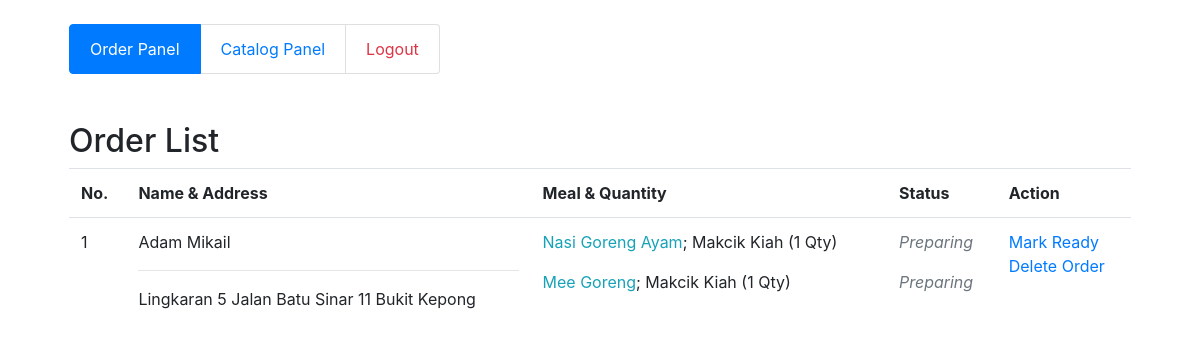
Screenshot of /shop/pnl_order (signed in) with the database file from the repository.
### tables this page shows
CREATE TABLE `fds_usrdt` (
  `usrdt_id` int(11) NOT NULL,
  `usrdt_nme` varchar(50) DEFAULT NULL,
  `usrdt_usr` varchar(15) DEFAULT NULL,
  `usrdt_pwd` varchar(80) DEFAULT NULL,
  `usrdt_adrs` varchar(100) DEFAULT NULL,
  `usrdt_stat` varchar(10) DEFAULT NULL,
  `usrdt_log` varchar(20) DEFAULT NULL
);

CREATE TABLE `fds_ctlog` (
  `ctlog_id` int(11) NOT NULL,
  `ctlog_usrdt_id` int(11) DEFAULT NULL,
  `ctlog_nme` varchar(50) DEFAULT NULL,
  `ctlog_prc` double DEFAULT NULL,
  `ctlog_desc` varchar(500) DEFAULT NULL,
  `ctlog_shp` varchar(50) DEFAULT NULL,
  `ctlog_img` varchar(100) DEFAULT NULL,
  `ctlog_log` varchar(50) DEFAULT NULL
);

### db.php (called while the page is built, shortened)
<?php
function encryptIt( $q ) {
	$key = 'HqE0luoquf';
	return base64_encode(base64_encode($key.$q));
}
?>

### shop/pnl_order.php (the view, shortened to what this page needs)
<?php
include('../db.php');
if (isset($_SESSION["sess_id"])) {
	$usr_id = $_SESSION["sess_id"];
} else {
	header('location: ../index');
}
?>
<!DOCTYPE html>
<html>
<head>
	<link rel="stylesheet" href="../bootstrap/css/all.min.css">
	<link rel="stylesheet" href="../bootstrap/css/bootstrap.min.css">
</head>
<body>
	<div class="container">
		<div class="row p-4">
			<div class="col">
				<ul class="list-group list-group-horizontal">
					<li class="list-group-item active"><a href="#" class=" text-white">Order Panel</a></li>
					<li class="list-group-item "><a href="pnl_catalog">Catalog Panel</a></li>
					<li class="list-group-item"><a href="../action?act=lgout" class="text-danger">Logout</a></li>
				</ul>
			</div>
		</div>
		<div class="row p-4  text-capitalize">
			<div class="col">
				<h2>order list</h2>
				<table class="table">
					<tr>
						<th>no.</th>
						<th>name & address</th>
						<th>meal & quantity</th>
						<th>status</th>
						<th>action</th>
					</tr>
					<?php
					$count = 1;
					$query = "SELECT fds_usrdt.usrdt_nme as 'usr_nme', fds_usrdt.usrdt_adrs as 'usr_add', fds_usrdt.usrdt_id as 'usr_id', GROUP_CONCAT(ordr_ctlog_id)
					as ordr_list, GROUP_CONCAT(ordr_id) as ordr_id, GROUP_CONCAT(ordr_stat) as ordr_stat, GROUP_CONCAT(ordr_qty) as ordr_qty, GROUP_CONCAT(inv_type)
					as inv_type FROM fds_ordr JOIN fds_usrdt ON fds_ordr.ordr_usrdt_id = fds_usrdt.usrdt_id JOIN fds_ctlog ON fds_ordr.ordr_ctlog_id=fds_ctlog.ctlog_id
					JOIN fds_inv ON fds_ordr.ordr_id=fds_inv.inv_ordr_id WHERE fds_ctlog.ctlog_usrdt_id='$usr_id' AND fds_ordr.ordr_stat!='Completed' GROUP BY fds_ordr.ordr_usrdt_id";
					$result = mysqli_query($conn, $query);
					if (mysqli_num_rows($result) > 0) {
						while ($row = mysqli_fetch_assoc($result)) {
							$order_list = explode(",", $row['ordr_list']);
							$order_qty = explode(",", $row['ordr_qty']);
							$ordr_stat = explode(",", $row['ordr_stat']);
							$inv_type = explode(",", $row['inv_type']);
							echo '<tr>';
							echo '<td>' . $count++ . '</td>';
							echo '<td>' . $row['usr_nme'] . '<hr>' . $row['usr_add']  .  '</td>';
							echo '<td>';
							for ($i = 0; $i < sizeof($order_list); $i++) {
								$ctlog_id = $order_list[$i];
								$query = "SELECT * FROM fds_ctlog WHERE ctlog_id = '$ctlog_id'";
								$data = mysqli_fetch_assoc(mysqli_query($conn, $query));
								echo '<p><span class="text-info">' . $data['ctlog_nme'] . '</span>; ' . $data['ctlog_shp'] . ' (' . $order_qty[$i] . ' Qty)</p>';
							}
							echo '</td>';
							echo '<td>';
							for ($i = 0; $i < sizeof($order_list); $i++) {
								echo '<p class="text-muted font-italic">' . $ordr_stat[$i] . '</p>';
							}
							echo '</td>';
							if ($ordr_stat[0] == 'Ready') {
								if ($inv_type[0] == 'paypal') {
									header("Location: pnl_order?act=paid&id='". encryptIt($row['ordr_id']));
								} else {
									echo '<td><a href="pnl_order?act=paid&id=' . encryptIt($row['ordr_id']) . '" onclick="return confirm()">Mark Paid</a><br>
									<a href="pnl_order?act=delete&id=' . encryptIt($row['ordr_id']) . '" onclick="return confirm()">Delete order</a></td>';
									echo '</tr>';
								}
							} else if ($ordr_stat[0] == 'Completed') {
								echo '<td><a href="pnl_order?act=delete&id=' . encryptIt($row['ordr_id']) . '" onclick="return confirm()">Delete order</a></td>';
								echo '</tr>';
							} else {
								echo '<td><a href="pnl_order?act=ready&id=' . encryptIt($row['ordr_id']) . '" onclick="return confirm()">Mark ready</a><br>
								<a href="pnl_order?act=delete&id=' . encryptIt($row['ordr_id']) . '" onclick="return confirm()">Delete order</a></td>';
								echo '</tr>';
							}
						}
					}
					?>
				</table>
			</div>
		</div>
	</div>
</body>
</html>

### rows the page displays
fds_usrdt: usrdt_nme "Adam Mikail", usrdt_adrs "Lingkaran 5 Jalan Batu Sinar 11 Bukit Kepong", i "Preparing"
fds_ctlog: ctlog_nme "Nasi Goreng Ayam", ctlog_shp "Makcik Kiah", i "1"
fds_ctlog: ctlog_nme "Mee Goreng", ctlog_shp "Makcik Kiah", i "1"
